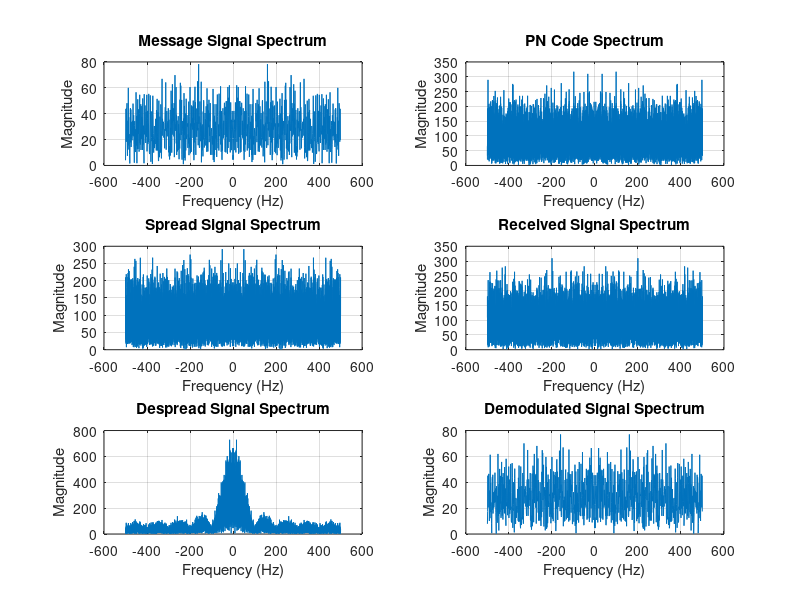

Recreate this plot in MATLAB.
M = 2; numBits = 1e3; chipRate = 10; snr = 10; fs = 1000;

% Generate random bits and perform BPSK modulation
dataBits = randi([0, 1], numBits, 1);
modulatedData = 2*dataBits - 1;

% Generate and modulate PN sequence
pnSequence = 2*randi([0, 1], numBits*chipRate, 1) - 1;
spreadSignal = repelem(modulatedData, chipRate) .* pnSequence;

% Transmit over AWGN channel and despread
receivedSignal = awgn(spreadSignal, snr, 'measured');
despreadSignal = receivedSignal .* pnSequence;
despreadBits = sum(reshape(despreadSignal, chipRate, numBits), 1)' / chipRate;

% Demodulation and BER calculation
receivedBits = despreadBits > 0;
BER_DSSS = mean(dataBits ~= receivedBits);

% Spectrum calculation using a common function
spectrumPlot = @(x) fftshift(fft(x, length(x)));

% Plotting
figure;
titles = {'Message Signal', 'PN Code', 'Spread Signal', 'Received Signal', 'Despread Signal', 'Demodulated Signal'};
data = {modulatedData, pnSequence, spreadSignal, receivedSignal, despreadSignal, despreadBits};
for i = 1:6
    subplot(3, 2, i);
    plot((-length(data{i})/2:length(data{i})/2-1)*(fs/length(data{i})), abs(spectrumPlot(data{i})));
    title([titles{i}, ' Spectrum']);
    xlabel('Frequency (Hz)'); ylabel('Magnitude');
    grid on;
end

fprintf('DSSS BER: %e\n', BER_DSSS);